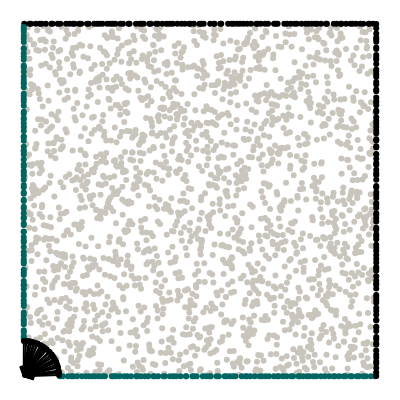

The notebook cell this image was saved under:
### Code cell
# Sample either all points or only collocation points

def sample_domain(): # All points
    # Create collocation points
    points = qmc.LatinHypercube(d=2).random(M)
    mask = (((points[:, 0] ** 2) / (Rx**2)) + ((points[:, 1] ** 2) / (Ry**2))) > 1
    collocation = torch.tensor(points[mask], dtype=DTYPE, device=device)

    # Top boundary
    x_top = L * torch.tensor(qmc.LatinHypercube(d=1).random(N), dtype=DTYPE, device=device)
    y_top = L * torch.ones((N, 1), dtype=DTYPE, device=device)
    top = torch.column_stack([x_top, y_top])

    # Right boundary
    x_right = L * torch.ones((N, 1), dtype=DTYPE, device=device)
    y_right = L * torch.tensor(qmc.LatinHypercube(d=1).random(N), dtype=DTYPE, device=device)
    right = torch.column_stack([x_right, y_right])

    # Bottom boundary
    NN = int(N * (L - Rx) / L)
    rand_samp = qmc.LatinHypercube(d=1).random(NN)
    x_bottom = Rx + (L - Rx) * torch.tensor(rand_samp, dtype=DTYPE, device=device)
    y_bottom = torch.zeros((NN, 1), dtype=DTYPE, device=device)
    bottom = torch.column_stack([x_bottom, y_bottom])

    # Left boundary
    NN = int(N * (L - Ry) / L)
    rand_samp = qmc.LatinHypercube(d=1).random(NN)
    x_left = torch.zeros((NN, 1), dtype=DTYPE, device=device)
    y_left = Ry + (L - Ry) * torch.tensor(rand_samp, dtype=DTYPE, device=device)
    left = torch.column_stack([x_left, y_left])

    # Hole boundary
    rand_samp = qmc.LatinHypercube(d=1).random(int(N * np.pi * Rx / L)).ravel()
    phi = 0.5 * np.pi * torch.tensor(rand_samp, dtype=DTYPE, device=device) 
    x_hole = Rx * torch.cos(phi)
    y_hole = Ry * torch.sin(phi)
    n_hole = torch.stack([-Ry * torch.cos(phi), -Rx * torch.sin(phi)]).T
    n_hole = n_hole / torch.linalg.norm(n_hole, axis=1)[:, None]
    hole = torch.column_stack([x_hole, y_hole])

    return collocation, top, bottom, left, right, hole, n_hole


collocation, top, bottom, left, right, hole, n_hole = sample_domain()


def generate_fixed_bc_points(): # Fixed BC points
    # Top boundary
    x_top = L * torch.tensor(qmc.LatinHypercube(d=1).random(N), dtype=DTYPE, device=device)
    y_top = L * torch.ones((N, 1), dtype=DTYPE, device=device)
    top = torch.column_stack([x_top, y_top])

    # Right boundary
    x_right = L * torch.ones((N, 1), dtype=DTYPE, device=device)
    y_right = L * torch.tensor(qmc.LatinHypercube(d=1).random(N), dtype=DTYPE, device=device)
    right = torch.column_stack([x_right, y_right])

    # Bottom boundary
    NN = int(N * (L - Rx) / L)
    rand_samp = qmc.LatinHypercube(d=1).random(NN)
    x_bottom = Rx + (L - Rx) * torch.tensor(rand_samp, dtype=DTYPE, device=device)
    y_bottom = torch.zeros((NN, 1), dtype=DTYPE, device=device)
    bottom = torch.column_stack([x_bottom, y_bottom])

    # Left boundary
    NN = int(N * (L - Ry) / L)
    rand_samp = qmc.LatinHypercube(d=1).random(NN)
    x_left = torch.zeros((NN, 1), dtype=DTYPE, device=device)
    y_left = Ry + (L - Ry) * torch.tensor(rand_samp, dtype=DTYPE, device=device)
    left = torch.column_stack([x_left, y_left])

    # Hole boundary
    rand_samp = qmc.LatinHypercube(d=1).random(int(N * np.pi * Rx / L)).ravel()
    phi = 0.5 * np.pi * torch.tensor(rand_samp, dtype=DTYPE, device=device)
    x_hole = Rx * torch.cos(phi)
    y_hole = Ry * torch.sin(phi)
    n_hole = torch.stack([-Ry * torch.cos(phi), -Rx * torch.sin(phi)]).T
    n_hole = n_hole / torch.linalg.norm(n_hole, axis=1)[:, None]
    hole = torch.column_stack([x_hole, y_hole])

    return top, bottom, left, right, hole, n_hole

# Generate BC points once at the start
fixed_top, fixed_bottom, fixed_left, fixed_right, fixed_hole, fixed_n_hole = generate_fixed_bc_points()

# Modified function that only samples collocation points
def sample_domain2():
    # Create collocation points only
    points = qmc.LatinHypercube(d=2).random(M)
    mask = (((points[:, 0] ** 2) / (Rx**2)) + ((points[:, 1] ** 2) / (Ry**2))) > 1
    collocation = torch.tensor(points[mask], dtype=DTYPE, device=device)
    
    # Return the fixed BC points along with new collocation points
    return collocation, fixed_top, fixed_bottom, fixed_left, fixed_right, fixed_hole, fixed_n_hole

# Now each call will only generate new collocation points
collocation, top, bottom, left, right, hole, n_hole = sample_domain2()

# Visualize geometry
with torch.inference_mode():
    mode = "markers"
    gray = dict(color="#C9C5BC")
    green = dict(color="#006561")
    black = dict(color="black")
    
    # Convert all tensors to CPU numpy arrays
    hole_cpu = hole.cpu().numpy() if hole.is_cuda else hole.numpy()
    n_hole_cpu = n_hole.cpu().numpy() if n_hole.is_cuda else n_hole.numpy()
    collocation_cpu = collocation.cpu().numpy() if collocation.is_cuda else collocation.numpy()
    top_cpu = top.cpu().numpy() if top.is_cuda else top.numpy()
    bottom_cpu = bottom.cpu().numpy() if bottom.is_cuda else bottom.numpy()
    left_cpu = left.cpu().numpy() if left.is_cuda else left.numpy()
    right_cpu = right.cpu().numpy() if right.is_cuda else right.numpy()
    
    fig = ff.create_quiver(
        hole_cpu[:, 0], 
        hole_cpu[:, 1], 
        n_hole_cpu[:, 0], 
        n_hole_cpu[:, 1], 
        marker=black
    )
    
    fig.add_trace(go.Scatter(x=collocation_cpu[:, 0], y=collocation_cpu[:, 1], mode=mode, marker=gray))
    fig.add_trace(go.Scatter(x=top_cpu[:, 0], y=top_cpu[:, 1], mode=mode, marker=black))
    fig.add_trace(go.Scatter(x=bottom_cpu[:, 0], y=bottom_cpu[:, 1], mode=mode, marker=green))
    fig.add_trace(go.Scatter(x=left_cpu[:, 0], y=left_cpu[:, 1], mode=mode, marker=green))
    fig.add_trace(go.Scatter(x=right_cpu[:, 0], y=right_cpu[:, 1], mode=mode, marker=black))
    fig.add_trace(go.Scatter(x=hole_cpu[:, 0], y=hole_cpu[:, 1], mode=mode, marker=black))
    
    fig.layout.yaxis.scaleanchor = "x"
    fig.update_layout(
        template="none",
        width=400,
        height=400,
        margin=dict(l=0, r=0, b=0, t=0),
        showlegend=False,
    )
    fig.update_xaxes(visible=False)
    fig.update_yaxes(visible=False)
    fig.show()

### Figure 1 — Plotly figure (JSON) as saved in the notebook; plotly's stock layout.template omitted (floating-point values rounded to 4 significant figures; data arrays with more than 128 entries replaced by an {"elided": "..."} marker saying what was removed)
{"data": [{"marker": {"color": "black"}, "mode": "lines", "type": "scatter", "x": {"elided": "217 float values"}, "y": {"elided": "217 float values"}}, {"marker": {"color": "#C9C5BC"}, "mode": "markers", "type": "scatter", "x": {"elided": "1987 float values"}, "y": {"elided": "1987 float values"}}, {"marker": {"color": "black"}, "mode": "markers", "type": "scatter", "x": [0.1794, 0.5039, 0.7152, 0.07848, 0.7877, 0.5106, 0.9014, 0.8174, 0.4692, 0.3182, 0.5413, 0.9633, 0.7994, 0.7392, 0.2742, 0.2601, 0.9335, 0.06272, 0.71, 0.0163, 0.4572, 0.5797, 0.4828, 0.04577, 0.2078, 0.3564, 0.1389, 0.5899, 0.05125, 0.8884, 0.1296, 0.6449, 0.2367, 0.4227, 0.4357, 0.8073, 0.6632, 0.5603, 0.3809, 0.0342, 0.5289, 0.1442, 0.1631, 0.7746, 0.4145, 0.2527, 0.8434, 0.6929, 0.6052, 0.09629, 0.2815, 0.3934, 0.9913, 0.12, 0.8798, 0.1998, 0.7682, 0.297, 0.1573, 0.86, 0.6597, 0.405, 0.9268, 0.3754, 0.6233, 0.2453, 0.6844, 0.1844, 0.02048, 0.5955, 0.9785, 0.6721, 0.3003, 0.7202, 0.4726, 0.5393, 0.7574, 0.2231, 0.9547, 0.8573, 0.8995, 0.361, 0.001348, 0.8262, 0.9141, 0.6135, 0.4473, 0.4986, 0.5574, 0.3404, 0.8319, 0.6337, 0.3338, 0.9807, 0.3289, 0.7467, 0.9426, 0.08176, 0.2144, 0.1037], "y": [1.0, 1.0, 1.0, 1.0, 1.0, 1.0, 1.0, 1.0, 1.0, 1.0, 1.0, 1.0, 1.0, 1.0, 1.0, 1.0, 1.0, 1.0, 1.0, 1.0, 1.0, 1.0, 1.0, 1.0, 1.0, 1.0, 1.0, 1.0, 1.0, 1.0, 1.0, 1.0, 1.0, 1.0, 1.0, 1.0, 1.0, 1.0, 1.0, 1.0, 1.0, 1.0, 1.0, 1.0, 1.0, 1.0, 1.0, 1.0, 1.0, 1.0, 1.0, 1.0, 1.0, 1.0, 1.0, 1.0, 1.0, 1.0, 1.0, 1.0, 1.0, 1.0, 1.0, 1.0, 1.0, 1.0, 1.0, 1.0, 1.0, 1.0, 1.0, 1.0, 1.0, 1.0, 1.0, 1.0, 1.0, 1.0, 1.0, 1.0, 1.0, 1.0, 1.0, 1.0, 1.0, 1.0, 1.0, 1.0, 1.0, 1.0, 1.0, 1.0, 1.0, 1.0, 1.0, 1.0, 1.0, 1.0, 1.0, 1.0]}, {"marker": {"color": "#006561"}, "mode": "markers", "type": "scatter", "x": [0.9267, 0.4826, 0.8104, 0.629, 0.4239, 0.3319, 0.5852, 0.8833, 0.3044, 0.8427, 0.2304, 0.9308, 0.7582, 0.618, 0.5752, 0.185, 0.5536, 0.2937, 0.2496, 0.8028, 0.5081, 0.2027, 0.7832, 0.996, 0.5945, 0.2613, 0.2849, 0.1024, 0.1101, 0.8302, 0.5305, 0.8541, 0.9447, 0.3815, 0.7234, 0.3964, 0.3432, 0.3193, 0.6862, 0.1353, 0.1762, 0.272, 0.2221, 0.9073, 0.2537, 0.8788, 0.2131, 0.719, 0.6332, 0.4327, 0.6689, 0.4908, 0.7793, 0.4009, 0.9709, 0.5183, 0.746, 0.8214, 0.4781, 0.5284, 0.7355, 0.7092, 0.5465, 0.4449, 0.8669, 0.125, 0.6552, 0.9843, 0.1941, 0.46, 0.6005, 0.9633, 0.4148, 0.165, 0.353, 0.3713, 0.7642, 0.6428, 0.9127, 0.1408, 0.3217, 0.6955, 0.9505, 0.4611, 0.7925, 0.5698, 0.3677, 0.8947, 0.1512, 0.6762], "y": [0.0, 0.0, 0.0, 0.0, 0.0, 0.0, 0.0, 0.0, 0.0, 0.0, 0.0, 0.0, 0.0, 0.0, 0.0, 0.0, 0.0, 0.0, 0.0, 0.0, 0.0, 0.0, 0.0, 0.0, 0.0, 0.0, 0.0, 0.0, 0.0, 0.0, 0.0, 0.0, 0.0, 0.0, 0.0, 0.0, 0.0, 0.0, 0.0, 0.0, 0.0, 0.0, 0.0, 0.0, 0.0, 0.0, 0.0, 0.0, 0.0, 0.0, 0.0, 0.0, 0.0, 0.0, 0.0, 0.0, 0.0, 0.0, 0.0, 0.0, 0.0, 0.0, 0.0, 0.0, 0.0, 0.0, 0.0, 0.0, 0.0, 0.0, 0.0, 0.0, 0.0, 0.0, 0.0, 0.0, 0.0, 0.0, 0.0, 0.0, 0.0, 0.0, 0.0, 0.0, 0.0, 0.0, 0.0, 0.0, 0.0, 0.0]}, {"marker": {"color": "#006561"}, "mode": "markers", "type": "scatter", "x": [0.0, 0.0, 0.0, 0.0, 0.0, 0.0, 0.0, 0.0, 0.0, 0.0, 0.0, 0.0, 0.0, 0.0, 0.0, 0.0, 0.0, 0.0, 0.0, 0.0, 0.0, 0.0, 0.0, 0.0, 0.0, 0.0, 0.0, 0.0, 0.0, 0.0, 0.0, 0.0, 0.0, 0.0, 0.0, 0.0, 0.0, 0.0, 0.0, 0.0, 0.0, 0.0, 0.0, 0.0, 0.0, 0.0, 0.0, 0.0, 0.0, 0.0, 0.0, 0.0, 0.0, 0.0, 0.0, 0.0, 0.0, 0.0, 0.0, 0.0, 0.0, 0.0, 0.0, 0.0, 0.0, 0.0, 0.0, 0.0, 0.0, 0.0, 0.0, 0.0, 0.0, 0.0, 0.0, 0.0, 0.0, 0.0, 0.0, 0.0, 0.0, 0.0, 0.0, 0.0, 0.0, 0.0, 0.0, 0.0, 0.0, 0.0], "y": [0.5429, 0.9161, 0.4975, 0.864, 0.5362, 0.8016, 0.7862, 0.2271, 0.7786, 0.4334, 0.3436, 0.4291, 0.7952, 0.5952, 0.7671, 0.1812, 0.9847, 0.7443, 0.6958, 0.7072, 0.2154, 0.832, 0.1616, 0.8758, 0.1472, 0.3247, 0.8507, 0.1559, 0.2608, 0.9308, 0.4091, 0.6411, 0.9774, 0.7502, 0.3021, 0.4476, 0.6678, 0.9908, 0.7326, 0.6811, 0.4808, 0.651, 0.7287, 0.8295, 0.5783, 0.5573, 0.3861, 0.966, 0.3522, 0.2473, 0.207, 0.6012, 0.9281, 0.8197, 0.8405, 0.8818, 0.395, 0.9572, 0.1308, 0.367, 0.9072, 0.3195, 0.6149, 0.3798, 0.9481, 0.1996, 0.2871, 0.5212, 0.3313, 0.5829, 0.6294, 0.4624, 0.4107, 0.45, 0.1722, 0.2337, 0.7176, 0.4759, 0.6373, 0.1136, 0.501, 0.1247, 0.1079, 0.2943, 0.2577, 0.678, 0.8979, 0.2702, 0.5692, 0.5179]}, {"marker": {"color": "black"}, "mode": "markers", "type": "scatter", "x": [1.0, 1.0, 1.0, 1.0, 1.0, 1.0, 1.0, 1.0, 1.0, 1.0, 1.0, 1.0, 1.0, 1.0, 1.0, 1.0, 1.0, 1.0, 1.0, 1.0, 1.0, 1.0, 1.0, 1.0, 1.0, 1.0, 1.0, 1.0, 1.0, 1.0, 1.0, 1.0, 1.0, 1.0, 1.0, 1.0, 1.0, 1.0, 1.0, 1.0, 1.0, 1.0, 1.0, 1.0, 1.0, 1.0, 1.0, 1.0, 1.0, 1.0, 1.0, 1.0, 1.0, 1.0, 1.0, 1.0, 1.0, 1.0, 1.0, 1.0, 1.0, 1.0, 1.0, 1.0, 1.0, 1.0, 1.0, 1.0, 1.0, 1.0, 1.0, 1.0, 1.0, 1.0, 1.0, 1.0, 1.0, 1.0, 1.0, 1.0, 1.0, 1.0, 1.0, 1.0, 1.0, 1.0, 1.0, 1.0, 1.0, 1.0, 1.0, 1.0, 1.0, 1.0, 1.0, 1.0, 1.0, 1.0, 1.0, 1.0], "y": [0.0731, 0.9726, 0.3228, 0.0895, 0.1286, 0.6305, 0.4392, 0.2492, 0.576, 0.0006334, 0.05281, 0.1582, 0.4571, 0.4772, 0.2085, 0.5995, 0.8559, 0.7765, 0.02362, 0.3888, 0.4626, 0.2991, 0.1743, 0.7911, 0.8701, 0.5141, 0.09358, 0.8348, 0.06088, 0.7167, 0.9992, 0.7252, 0.4914, 0.2307, 0.5699, 0.8134, 0.3331, 0.586, 0.6685, 0.2163, 0.9041, 0.344, 0.2597, 0.7807, 0.6971, 0.8637, 0.373, 0.4861, 0.6723, 0.5053, 0.1601, 0.3555, 0.6526, 0.7346, 0.2835, 0.2633, 0.707, 0.54, 0.8986, 0.754, 0.6893, 0.139, 0.8493, 0.225, 0.9871, 0.1854, 0.3967, 0.01096, 0.9284, 0.4214, 0.5572, 0.105, 0.4158, 0.4485, 0.9327, 0.649, 0.8086, 0.03614, 0.9609, 0.6047, 0.6173, 0.7494, 0.5354, 0.8276, 0.6294, 0.3067, 0.1401, 0.9112, 0.5222, 0.194, 0.04177, 0.8856, 0.364, 0.3102, 0.272, 0.111, 0.4027, 0.769, 0.9492, 0.9557]}, {"marker": {"color": "black"}, "mode": "markers", "type": "scatter", "x": [0.09953, 0.09598, 0.03208, 0.09994, 0.0538, 0.08686, 0.06525, 0.07206, 0.08904, 0.007028, 0.02804, 0.0577, 0.04736, 0.09866, 0.01426, 0.0165, 0.02204, 0.06214, 0.0944, 0.09694, 0.0737, 0.08297, 0.03853, 0.04887, 0.07892, 0.03945, 0.09093, 0.0003445, 0.09199, 0.07914, 0.0994], "y": [0.009693, 0.02808, 0.09472, 0.003508, 0.08429, 0.04955, 0.07578, 0.06933, 0.04553, 0.09975, 0.09599, 0.08168, 0.08807, 0.01634, 0.09898, 0.09863, 0.09754, 0.07835, 0.03299, 0.02454, 0.06758, 0.05582, 0.09228, 0.08725, 0.06142, 0.09189, 0.04162, 0.1, 0.03921, 0.06113, 0.01093]}], "layout": {"height": 400, "hovermode": "closest", "margin": {"b": 0, "l": 0, "r": 0, "t": 0}, "showlegend": false, "width": 400, "xaxis": {"visible": false}, "yaxis": {"scaleanchor": "x", "visible": false}}}
